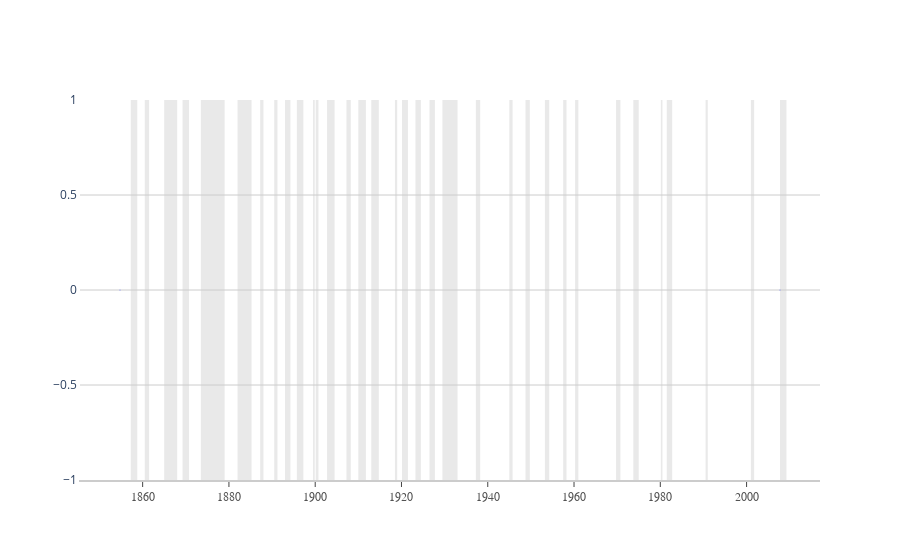

Here is the notebook cell this chart was saved with:
### Code cell
fig = go.Figure()

# Add scatter trace for line
fig.add_trace(go.Scatter(
    x=[min(init_date), max(init_date)],
    y=[0,0],
    mode="markers",
    marker=dict(size=1), ))


fig.update_layout(
        xaxis=dict(showline=True,showgrid=True,showticklabels=True,
                   linecolor='rgb(204, 204, 204)',linewidth=2,ticks='outside',
                   tickfont=dict(family='Arial',size=12,color='rgb(82, 82, 82)',),),
        yaxis=dict(showgrid=True,zeroline=False,showline=True,showticklabels=True,gridcolor='rgb(204, 204, 204)'),
        
        autosize=False,
        showlegend=False,
        plot_bgcolor='white'
    )

# Add shape regions

shapes = []
for init_date, end_date in list(zip(init_date, end_date)):
    shapes.append(dict(
                        type="rect",
                        # x-reference is assigned to the x-values
                        xref="x",
                        # y-reference is assigned to the plot paper [0,1]
                        yref="paper",
                        x0=init_date,
                        y0=0,
                        x1=end_date,
                        y1=1,
                        fillcolor="lightgray",
                        opacity=0.5,
                        layer="below",
                        line_width=0,
                    ),)
    

fig.update_layout(shapes=shapes)


fig.show()

### Figure 1 — Plotly figure (JSON) as saved in the notebook; plotly's stock layout.template omitted (floating-point values rounded to 4 significant figures)
{"data": [{"marker": {"size": 1}, "mode": "markers", "type": "scatter", "x": ["1854-10-01T00:00:00", "2007-10-01T00:00:00"], "y": [0, 0]}], "layout": {"autosize": false, "plot_bgcolor": "white", "shapes": [{"fillcolor": "lightgray", "layer": "below", "line": {"width": 0}, "opacity": 0.5, "type": "rect", "x0": "1854-10-01T00:00:00", "x1": "1854-10-01T00:00:00", "xref": "x", "y0": 0, "y1": 1, "yref": "paper"}, {"fillcolor": "lightgray", "layer": "below", "line": {"width": 0}, "opacity": 0.5, "type": "rect", "x0": "1857-04-01T00:00:00", "x1": "1858-10-01T00:00:00", "xref": "x", "y0": 0, "y1": 1, "yref": "paper"}, {"fillcolor": "lightgray", "layer": "below", "line": {"width": 0}, "opacity": 0.5, "type": "rect", "x0": "1860-07-01T00:00:00", "x1": "1861-07-01T00:00:00", "xref": "x", "y0": 0, "y1": 1, "yref": "paper"}, {"fillcolor": "lightgray", "layer": "below", "line": {"width": 0}, "opacity": 0.5, "type": "rect", "x0": "1865-01-01T00:00:00", "x1": "1868-01-01T00:00:00", "xref": "x", "y0": 0, "y1": 1, "yref": "paper"}, {"fillcolor": "lightgray", "layer": "below", "line": {"width": 0}, "opacity": 0.5, "type": "rect", "x0": "1869-04-01T00:00:00", "x1": "1870-10-01T00:00:00", "xref": "x", "y0": 0, "y1": 1, "yref": "paper"}, {"fillcolor": "lightgray", "layer": "below", "line": {"width": 0}, "opacity": 0.5, "type": "rect", "x0": "1873-07-01T00:00:00", "x1": "1879-01-01T00:00:00", "xref": "x", "y0": 0, "y1": 1, "yref": "paper"}, {"fillcolor": "lightgray", "layer": "below", "line": {"width": 0}, "opacity": 0.5, "type": "rect", "x0": "1882-01-01T00:00:00", "x1": "1885-04-01T00:00:00", "xref": "x", "y0": 0, "y1": 1, "yref": "paper"}, {"fillcolor": "lightgray", "layer": "below", "line": {"width": 0}, "opacity": 0.5, "type": "rect", "x0": "1887-04-01T00:00:00", "x1": "1888-01-01T00:00:00", "xref": "x", "y0": 0, "y1": 1, "yref": "paper"}, {"fillcolor": "lightgray", "layer": "below", "line": {"width": 0}, "opacity": 0.5, "type": "rect", "x0": "1890-07-01T00:00:00", "x1": "1891-04-01T00:00:00", "xref": "x", "y0": 0, "y1": 1, "yref": "paper"}, {"fillcolor": "lightgray", "layer": "below", "line": {"width": 0}, "opacity": 0.5, "type": "rect", "x0": "1893-01-01T00:00:00", "x1": "1894-04-01T00:00:00", "xref": "x", "y0": 0, "y1": 1, "yref": "paper"}, {"fillcolor": "lightgray", "layer": "below", "line": {"width": 0}, "opacity": 0.5, "type": "rect", "x0": "1895-10-01T00:00:00", "x1": "1897-04-01T00:00:00", "xref": "x", "y0": 0, "y1": 1, "yref": "paper"}, {"fillcolor": "lightgray", "layer": "below", "line": {"width": 0}, "opacity": 0.5, "type": "rect", "x0": "1899-07-01T00:00:00", "x1": "1900-10-01T00:00:00", "xref": "x", "y0": 0, "y1": 1, "yref": "paper"}, {"fillcolor": "lightgray", "layer": "below", "line": {"width": 0}, "opacity": 0.5, "type": "rect", "x0": "1902-10-01T00:00:00", "x1": "1904-07-01T00:00:00", "xref": "x", "y0": 0, "y1": 1, "yref": "paper"}, {"fillcolor": "lightgray", "layer": "below", "line": {"width": 0}, "opacity": 0.5, "type": "rect", "x0": "1907-04-01T00:00:00", "x1": "1908-04-01T00:00:00", "xref": "x", "y0": 0, "y1": 1, "yref": "paper"}, {"fillcolor": "lightgray", "layer": "below", "line": {"width": 0}, "opacity": 0.5, "type": "rect", "x0": "1910-01-01T00:00:00", "x1": "1911-10-01T00:00:00", "xref": "x", "y0": 0, "y1": 1, "yref": "paper"}, {"fillcolor": "lightgray", "layer": "below", "line": {"width": 0}, "opacity": 0.5, "type": "rect", "x0": "1913-01-01T00:00:00", "x1": "1914-10-01T00:00:00", "xref": "x", "y0": 0, "y1": 1, "yref": "paper"}, {"fillcolor": "lightgray", "layer": "below", "line": {"width": 0}, "opacity": 0.5, "type": "rect", "x0": "1918-07-01T00:00:00", "x1": "1919-01-01T00:00:00", "xref": "x", "y0": 0, "y1": 1, "yref": "paper"}, {"fillcolor": "lightgray", "layer": "below", "line": {"width": 0}, "opacity": 0.5, "type": "rect", "x0": "1920-01-01T00:00:00", "x1": "1921-07-01T00:00:00", "xref": "x", "y0": 0, "y1": 1, "yref": "paper"}, {"fillcolor": "lightgray", "layer": "below", "line": {"width": 0}, "opacity": 0.5, "type": "rect", "x0": "1923-04-01T00:00:00", "x1": "1924-07-01T00:00:00", "xref": "x", "y0": 0, "y1": 1, "yref": "paper"}, {"fillcolor": "lightgray", "layer": "below", "line": {"width": 0}, "opacity": 0.5, "type": "rect", "x0": "1926-07-01T00:00:00", "x1": "1927-10-01T00:00:00", "xref": "x", "y0": 0, "y1": 1, "yref": "paper"}, {"fillcolor": "lightgray", "layer": "below", "line": {"width": 0}, "opacity": 0.5, "type": "rect", "x0": "1929-07-01T00:00:00", "x1": "1933-01-01T00:00:00", "xref": "x", "y0": 0, "y1": 1, "yref": "paper"}, {"fillcolor": "lightgray", "layer": "below", "line": {"width": 0}, "opacity": 0.5, "type": "rect", "x0": "1937-04-01T00:00:00", "x1": "1938-04-01T00:00:00", "xref": "x", "y0": 0, "y1": 1, "yref": "paper"}, {"fillcolor": "lightgray", "layer": "below", "line": {"width": 0}, "opacity": 0.5, "type": "rect", "x0": "1945-01-01T00:00:00", "x1": "1945-10-01T00:00:00", "xref": "x", "y0": 0, "y1": 1, "yref": "paper"}, {"fillcolor": "lightgray", "layer": "below", "line": {"width": 0}, "opacity": 0.5, "type": "rect", "x0": "1948-10-01T00:00:00", "x1": "1949-10-01T00:00:00", "xref": "x", "y0": 0, "y1": 1, "yref": "paper"}, {"fillcolor": "lightgray", "layer": "below", "line": {"width": 0}, "opacity": 0.5, "type": "rect", "x0": "1953-04-01T00:00:00", "x1": "1954-04-01T00:00:00", "xref": "x", "y0": 0, "y1": 1, "yref": "paper"}, {"fillcolor": "lightgray", "layer": "below", "line": {"width": 0}, "opacity": 0.5, "type": "rect", "x0": "1957-07-01T00:00:00", "x1": "1958-04-01T00:00:00", "xref": "x", "y0": 0, "y1": 1, "yref": "paper"}, {"fillcolor": "lightgray", "layer": "below", "line": {"width": 0}, "opacity": 0.5, "type": "rect", "x0": "1960-04-01T00:00:00", "x1": "1961-01-01T00:00:00", "xref": "x", "y0": 0, "y1": 1, "yref": "paper"}, {"fillcolor": "lightgray", "layer": "below", "line": {"width": 0}, "opacity": 0.5, "type": "rect", "x0": "1969-10-01T00:00:00", "x1": "1970-10-01T00:00:00", "xref": "x", "y0": 0, "y1": 1, "yref": "paper"}, {"fillcolor": "lightgray", "layer": "below", "line": {"width": 0}, "opacity": 0.5, "type": "rect", "x0": "1973-10-01T00:00:00", "x1": "1975-01-01T00:00:00", "xref": "x", "y0": 0, "y1": 1, "yref": "paper"}, {"fillcolor": "lightgray", "layer": "below", "line": {"width": 0}, "opacity": 0.5, "type": "rect", "x0": "1980-01-01T00:00:00", "x1": "1980-07-01T00:00:00", "xref": "x", "y0": 0, "y1": 1, "yref": "paper"}, {"fillcolor": "lightgray", "layer": "below", "line": {"width": 0}, "opacity": 0.5, "type": "rect", "x0": "1981-07-01T00:00:00", "x1": "1982-10-01T00:00:00", "xref": "x", "y0": 0, "y1": 1, "yref": "paper"}, {"fillcolor": "lightgray", "layer": "below", "line": {"width": 0}, "opacity": 0.5, "type": "rect", "x0": "1990-07-01T00:00:00", "x1": "1991-01-01T00:00:00", "xref": "x", "y0": 0, "y1": 1, "yref": "paper"}, {"fillcolor": "lightgray", "layer": "below", "line": {"width": 0}, "opacity": 0.5, "type": "rect", "x0": "2001-01-01T00:00:00", "x1": "2001-10-01T00:00:00", "xref": "x", "y0": 0, "y1": 1, "yref": "paper"}, {"fillcolor": "lightgray", "layer": "below", "line": {"width": 0}, "opacity": 0.5, "type": "rect", "x0": "2007-10-01T00:00:00", "x1": "2009-04-01T00:00:00", "xref": "x", "y0": 0, "y1": 1, "yref": "paper"}], "showlegend": false, "xaxis": {"linecolor": "rgb(204, 204, 204)", "linewidth": 2, "showgrid": true, "showline": true, "showticklabels": true, "tickfont": {"color": "rgb(82, 82, 82)", "family": "Arial", "size": 12}, "ticks": "outside"}, "yaxis": {"gridcolor": "rgb(204, 204, 204)", "showgrid": true, "showline": true, "showticklabels": true, "zeroline": false}}}
